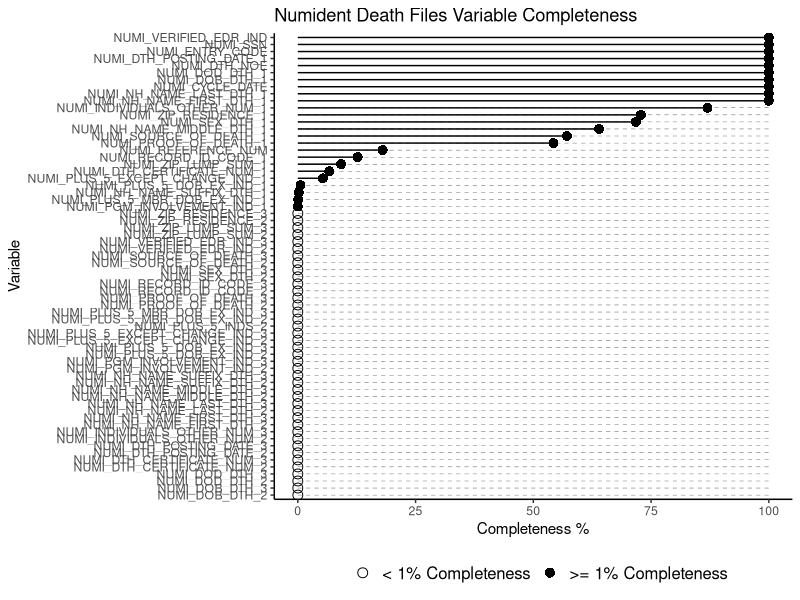
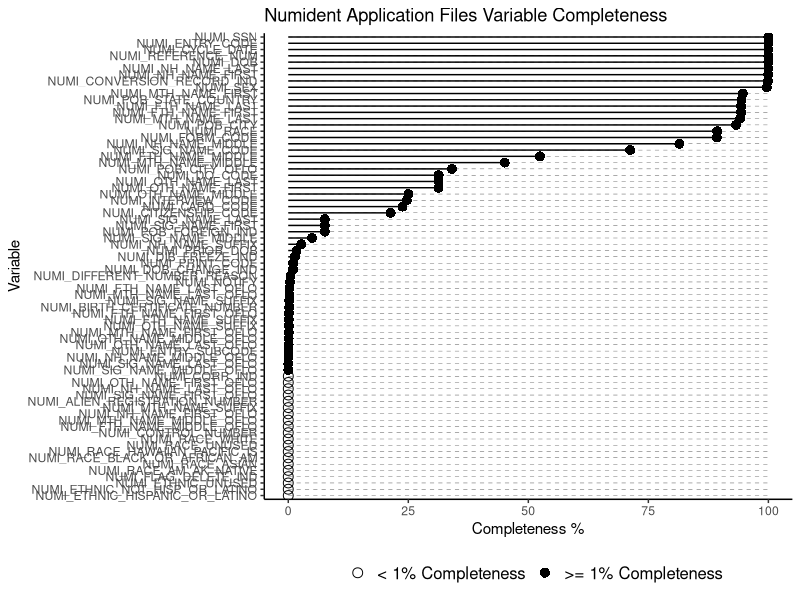
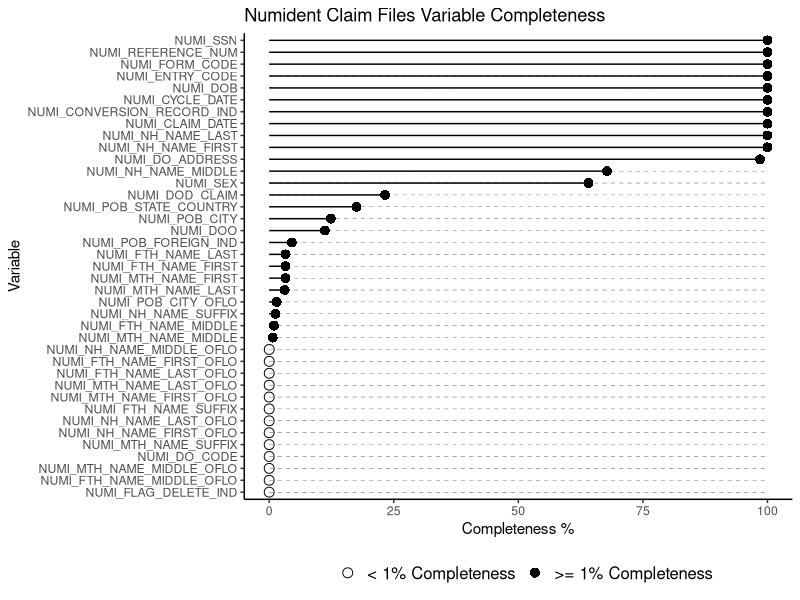
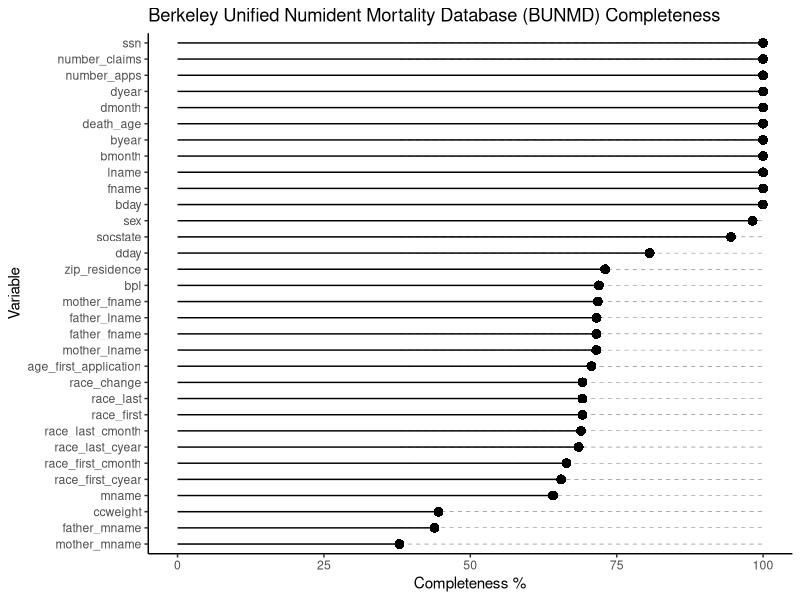

These charts were generated, in order, by the following R code:
## ---- chunk 1
library(tidyverse)
## ---- chunk 2
coverage <- read_csv("percent_na_coverage.csv") %>% 
  mutate(all.missing = case_when(
    value < 0.01 ~ "< 1% Completeness",
    value >= 0.01 ~ ">= 1% Completeness"
  ))
## ---- chunk 3
death_completeness <- coverage %>% 
  filter(numident_file == "deaths") %>% 
  filter(!str_detect(name, "FILLER")) %>% 
ggplot() + 
  geom_point(aes(x = reorder(name, value), y = value, shape = all.missing), size = 3, show.legend = TRUE) + 
  geom_segment( aes(x = name, xend = name, y=0, yend=value), color="black") +
  theme_classic() +
  geom_segment(aes(
    x = name,
    xend = name, 
    y = min(value),
    yend = max(value)
  ),
  linetype = "dashed",
  size = 0.1
  ) + # Draw dashed lines
  coord_flip() + 
  scale_shape_manual(values = c(1, 16)) +
  labs(title = "Numident Death Files Variable Completeness",
       x = "Variable",
       y = "Completeness %",
       shape = " ") + 
  theme(legend.position = "bottom", legend.text=element_text(size=12))

ggsave(plot = death_completeness, filename = "/Users/casey/Documents/censoc/numident_paper/illustrations/death_coverage.png", height = 11, width = 8.5)
## ---- chunk 4
app_completeness <- coverage %>% 
  filter(numident_file == "apps") %>% 
  filter(!str_detect(name, "FILLER")) %>% 
  #filter(value > 0) %>% 
ggplot() + 
  geom_point(aes(x = reorder(name, value), y = value, shape = all.missing), size = 3) + 
  geom_segment( aes(x = name, xend = name, y=0, yend=value), color="black") +
  theme_classic() +
  geom_segment(aes(
    x = name,
    xend = name, 
    y = min(value),
    yend = max(value)
  ),
  linetype = "dashed",
  size = 0.1
  ) + # Draw dashed lines
  coord_flip() + 
  scale_shape_manual(values = c(1, 16)) +
  labs(title = "Numident Application Files Variable Completeness",
       x = "Variable",
       y = "Completeness %",
       shape = " ") + 
  theme(legend.position = "bottom", legend.text=element_text(size=12)) +
  ylim(0, 100)

ggsave(plot = app_completeness, filename = "/Users/casey/Documents/censoc/numident_paper/illustrations/application_coverage.png", height = 11, width = 8.5)
## ---- chunk 5
claim_coverage <- coverage %>% 
  filter(numident_file == "claims") %>% 
  filter(!str_detect(name, "FILLER")) %>% 
 # filter(value > 1) %>% 
ggplot() + 
  geom_point(aes(x = reorder(name, value), y = value, shape = all.missing), size = 3) + 
  geom_segment( aes(x = name, xend = name, y=0, yend=value), color="black") +
  theme_classic() +
  geom_segment(aes(
    x = name,
    xend = name, 
    y = min(value),
    yend = max(value)
  ),
  linetype = "dashed",
  size = 0.1
  ) + # Draw dashed lines
  coord_flip() + 
  scale_shape_manual(values = c(1, 16)) +
  labs(title = "Numident Claim Files Variable Completeness",
       x = "Variable",
       y = "Completeness %",
       shape = " ") + 
  theme(legend.position = "bottom", legend.text=element_text(size=12))

ggsave(plot = claim_coverage, filename = "/Users/casey/Documents/censoc/numident_paper/illustrations/claim_coverage.png", height = 11, width = 8.5)
## ---- chunk 6
bunmd_coverage <- coverage %>% 
  filter(numident_file == "bunmd") %>% 
  filter(!name %in% c("weight", "cweight")) %>% 
ggplot() + 
  geom_point(aes(x = reorder(name, value), y = value, shape = all.missing), size = 3, show.legend = FALSE) + 
  geom_segment( aes(x = name, xend = name, y=0, yend=value), color="black") +
  theme_classic() +
  geom_segment(aes(
    x = name,
    xend = name, 
    y = min(value),
    yend = max(value)
  ),
  linetype = "dashed",
  size = 0.1
  ) + # Draw dashed lines
  coord_flip() + 
  scale_shape_manual(values = c(16, 1)) +
  labs(title = "Berkeley Unified Numident Mortality Database (BUNMD) Completeness",
       x = "Variable",
       y = "Completeness %",
       shape = " ") + 
  theme(legend.position = "bottom")
  ylim(0, 100)


ggsave(plot = bunmd_coverage, filename = "/Users/casey/Documents/censoc/numident_paper/illustrations/bunmd_coverage.png", height = 11, width = 8.5)
